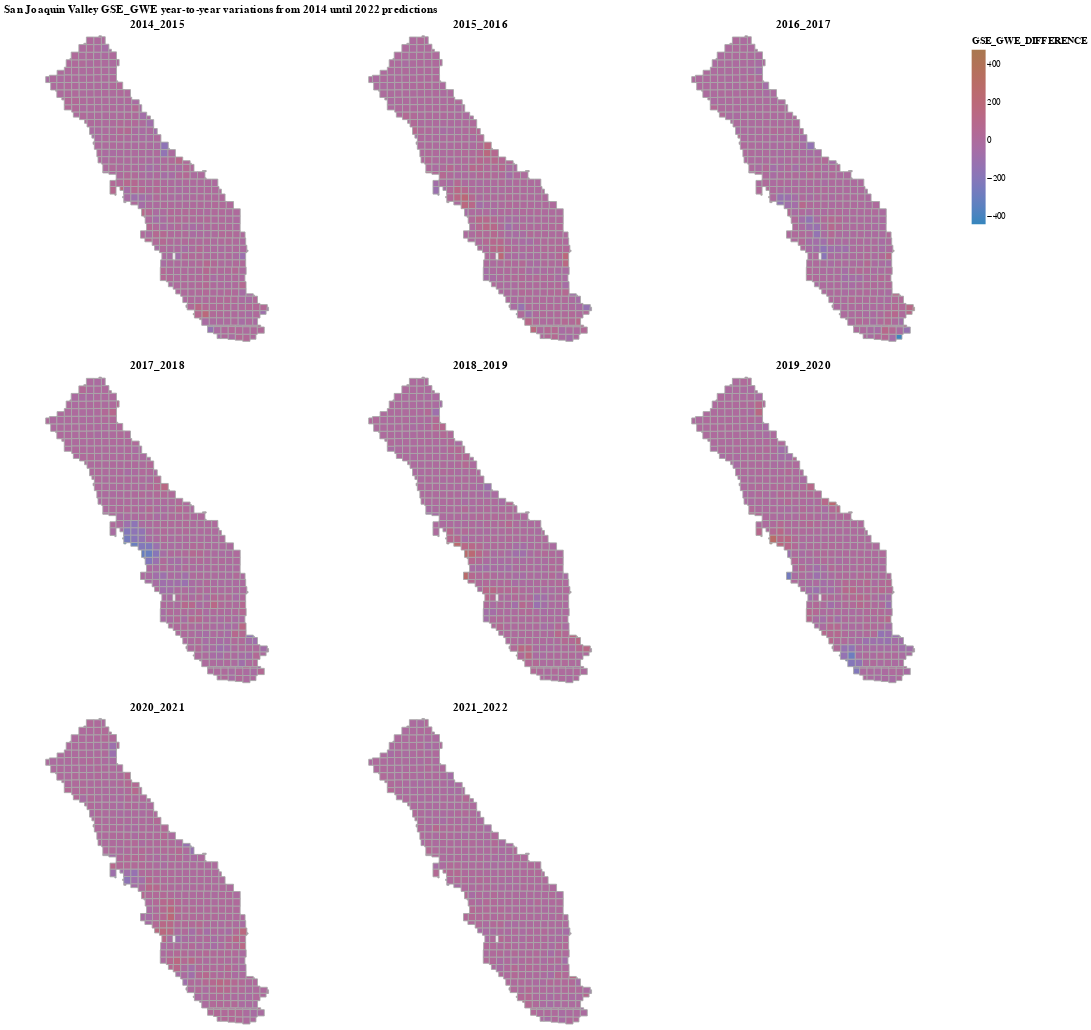

The notebook cell this image was saved under:
### Code cell
difference_df = pd.merge(township_range.sjv_township_range_df, pd.melt(yty_difference_df.reset_index(), id_vars=["TOWNSHIP_RANGE"], var_name="YEAR", value_name="GSE_GWE_DIFFERENCE"), how="left", on=["TOWNSHIP_RANGE", ])
view_trs_side_by_side(difference_df, feature="YEAR", value="GSE_GWE_DIFFERENCE", title="San Joaquin Valley GSE_GWE year-to-year variations from 2014 until 2022 predictions")

### Figure 1 — Vega-Lite specification as saved in the notebook (floating-point values rounded to 4 significant figures; data arrays with more than 128 entries replaced by an {"elided": "..."} marker saying what was removed)
{"config": {"view": {"continuousWidth": 400, "continuousHeight": 300}}, "concat": [{"data": {"name": "data-c86aa54c1edd36e49d93cc7bf9dd7789"}, "mark": {"type": "geoshape", "stroke": "darkgray"}, "encoding": {"color": {"field": "GSE_GWE_DIFFERENCE", "scale": {"range": ["#3586BD", "#A9784F"]}, "type": "quantitative"}, "tooltip": [{"field": "TOWNSHIP_RANGE", "type": "nominal"}, {"field": "YEAR", "type": "nominal"}, {"field": "GSE_GWE_DIFFERENCE", "type": "quantitative"}]}, "height": 350, "title": "2014_2015", "width": 350}, {"data": {"name": "data-b58625fbd4c85905a18df7b36a25e1be"}, "mark": {"type": "geoshape", "stroke": "darkgray"}, "encoding": {"color": {"field": "GSE_GWE_DIFFERENCE", "scale": {"range": ["#3586BD", "#A9784F"]}, "type": "quantitative"}, "tooltip": [{"field": "TOWNSHIP_RANGE", "type": "nominal"}, {"field": "YEAR", "type": "nominal"}, {"field": "GSE_GWE_DIFFERENCE", "type": "quantitative"}]}, "height": 350, "title": "2015_2016", "width": 350}, {"data": {"name": "data-3032867943e739e7d2672f17a05eaee3"}, "mark": {"type": "geoshape", "stroke": "darkgray"}, "encoding": {"color": {"field": "GSE_GWE_DIFFERENCE", "scale": {"range": ["#3586BD", "#A9784F"]}, "type": "quantitative"}, "tooltip": [{"field": "TOWNSHIP_RANGE", "type": "nominal"}, {"field": "YEAR", "type": "nominal"}, {"field": "GSE_GWE_DIFFERENCE", "type": "quantitative"}]}, "height": 350, "title": "2016_2017", "width": 350}, {"data": {"name": "data-1c68cb28b3bcd174fd3065dd722ce3fa"}, "mark": {"type": "geoshape", "stroke": "darkgray"}, "encoding": {"color": {"field": "GSE_GWE_DIFFERENCE", "scale": {"range": ["#3586BD", "#A9784F"]}, "type": "quantitative"}, "tooltip": [{"field": "TOWNSHIP_RANGE", "type": "nominal"}, {"field": "YEAR", "type": "nominal"}, {"field": "GSE_GWE_DIFFERENCE", "type": "quantitative"}]}, "height": 350, "title": "2017_2018", "width": 350}, {"data": {"name": "data-f55bae54707165ffc3a0e84ccc3f4c1f"}, "mark": {"type": "geoshape", "stroke": "darkgray"}, "encoding": {"color": {"field": "GSE_GWE_DIFFERENCE", "scale": {"range": ["#3586BD", "#A9784F"]}, "type": "quantitative"}, "tooltip": [{"field": "TOWNSHIP_RANGE", "type": "nominal"}, {"field": "YEAR", "type": "nominal"}, {"field": "GSE_GWE_DIFFERENCE", "type": "quantitative"}]}, "height": 350, "title": "2018_2019", "width": 350}, {"data": {"name": "data-e5e982008d2d2da4b655f6c98bd2d0b1"}, "mark": {"type": "geoshape", "stroke": "darkgray"}, "encoding": {"color": {"field": "GSE_GWE_DIFFERENCE", "scale": {"range": ["#3586BD", "#A9784F"]}, "type": "quantitative"}, "tooltip": [{"field": "TOWNSHIP_RANGE", "type": "nominal"}, {"field": "YEAR", "type": "nominal"}, {"field": "GSE_GWE_DIFFERENCE", "type": "quantitative"}]}, "height": 350, "title": "2019_2020", "width": 350}, {"data": {"name": "data-e6f10aa6a9ead4e0d2e207a5505daa21"}, "mark": {"type": "geoshape", "stroke": "darkgray"}, "encoding": {"color": {"field": "GSE_GWE_DIFFERENCE", "scale": {"range": ["#3586BD", "#A9784F"]}, "type": "quantitative"}, "tooltip": [{"field": "TOWNSHIP_RANGE", "type": "nominal"}, {"field": "YEAR", "type": "nominal"}, {"field": "GSE_GWE_DIFFERENCE", "type": "quantitative"}]}, "height": 350, "title": "2020_2021", "width": 350}, {"data": {"name": "data-d07ce2b38615174e0b6a205dcb4f9433"}, "mark": {"type": "geoshape", "stroke": "darkgray"}, "encoding": {"color": {"field": "GSE_GWE_DIFFERENCE", "scale": {"range": ["#3586BD", "#A9784F"]}, "type": "quantitative"}, "tooltip": [{"field": "TOWNSHIP_RANGE", "type": "nominal"}, {"field": "YEAR", "type": "nominal"}, {"field": "GSE_GWE_DIFFERENCE", "type": "quantitative"}]}, "height": 350, "title": "2021_2022", "width": 350}], "columns": 3, "title": "San Joaquin Valley GSE_GWE year-to-year variations from 2014 until 2022 predictions", "$schema": "https://vega.github.io/schema/vega-lite/v4.17.0.json", "datasets": {"data-c86aa54c1edd36e49d93cc7bf9dd7789": {"elided": "478 records"}, "data-b58625fbd4c85905a18df7b36a25e1be": {"elided": "478 records"}, "data-3032867943e739e7d2672f17a05eaee3": {"elided": "478 records"}, "data-1c68cb28b3bcd174fd3065dd722ce3fa": {"elided": "478 records"}, "data-f55bae54707165ffc3a0e84ccc3f4c1f": {"elided": "478 records"}, "data-e5e982008d2d2da4b655f6c98bd2d0b1": {"elided": "478 records"}, "data-e6f10aa6a9ead4e0d2e207a5505daa21": {"elided": "478 records"}, "data-d07ce2b38615174e0b6a205dcb4f9433": {"elided": "478 records"}}}
